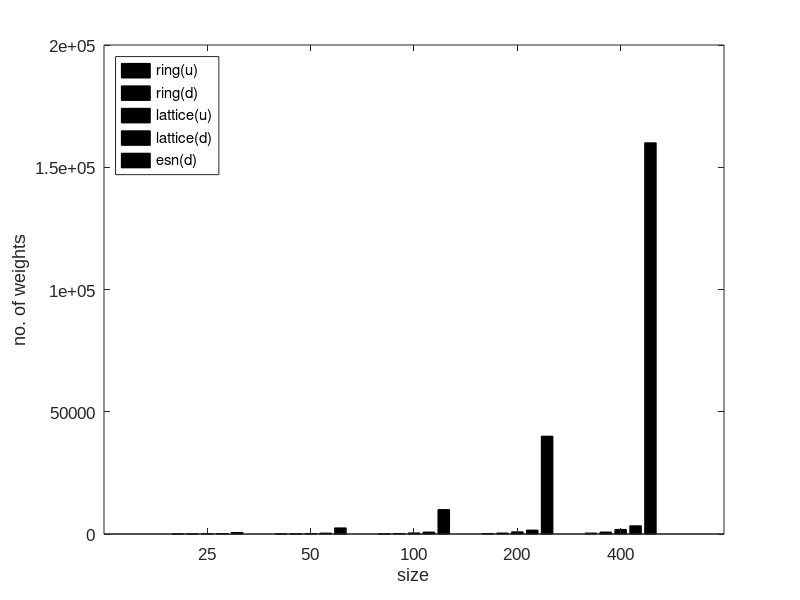

MATLAB code for this plot:
figure

nsize = [25,50,100,200,400];
latt_size = [5,7,10,14,20];
for i = 1:length(nsize)
    
   ring_u(i) =  nsize(i);
   ring_d(i) = nsize(i) + nsize(i);
   
   %           corners
   perm = (latt_size(i)-1)*3;
   latt_u(i) = 2*latt_size(i)^2 - 2*latt_size(i) + 2*(latt_size(i)-1)^2 + latt_size(i)^2;
   latt_d(i) = latt_u(i)*2 - latt_size(i)^2;
    
   esn_d(i) = nsize(i)^2;
end

mBar = [ring_u;ring_d;latt_u;latt_d;esn_d]';
bar(mBar,'FaceColor','flat');
xticklabels({'25','50','100','200','400'})
legend('ring(u)','ring(d)','lattice(u)','lattice(d)','esn(d)','Location','northwest')
xlabel('size')
ylabel('no. of weights')
set(gca,'FontSize',12,'FontName','Arial')
set(gcf,'renderer','OpenGL')